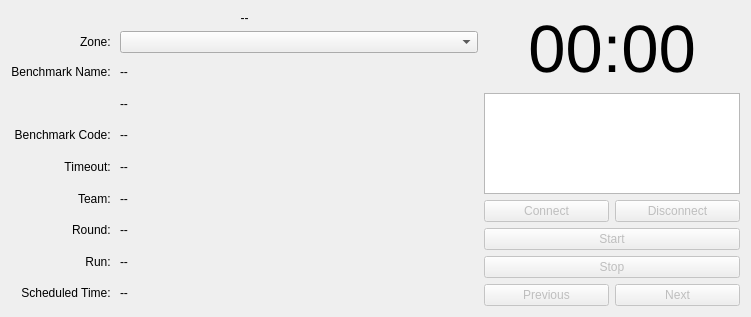
<?xml version="1.0" encoding="UTF-8"?>
<ui version="4.0">
 <class>BenchmarkControl</class>
 <widget class="QWidget" name="BenchmarkControl">
  <property name="geometry">
   <rect>
    <x>0</x>
    <y>0</y>
    <width>751</width>
    <height>317</height>
   </rect>
  </property>
  <property name="windowTitle">
   <string>Benchmark Control</string>
  </property>
  <layout class="QHBoxLayout" name="horizontalLayout">
   <item>
    <layout class="QVBoxLayout" name="verticalLayout" stretch="0,1">
     <item>
      <widget class="QLabel" name="clock">
       <property name="text">
        <string>--</string>
       </property>
       <property name="alignment">
        <set>Qt::AlignCenter</set>
       </property>
      </widget>
     </item>
     <item>
      <layout class="QGridLayout" name="gridLayout" columnstretch="0,1">
       <item row="3" column="0">
        <widget class="QLabel" name="label_3">
         <property name="sizePolicy">
          <sizepolicy hsizetype="Preferred" vsizetype="Preferred">
           <horstretch>0</horstretch>
           <verstretch>0</verstretch>
          </sizepolicy>
         </property>
         <property name="text">
          <string>Benchmark Name: </string>
         </property>
         <property name="alignment">
          <set>Qt::AlignRight|Qt::AlignTrailing|Qt::AlignVCenter</set>
         </property>
        </widget>
       </item>
       <item row="8" column="0">
        <widget class="QLabel" name="label_8">
         <property name="sizePolicy">
          <sizepolicy hsizetype="Preferred" vsizetype="Preferred">
           <horstretch>0</horstretch>
           <verstretch>0</verstretch>
          </sizepolicy>
         </property>
         <property name="text">
          <string>Round: </string>
         </property>
         <property name="alignment">
          <set>Qt::AlignRight|Qt::AlignTrailing|Qt::AlignVCenter</set>
         </property>
        </widget>
       </item>
       <item row="9" column="0">
        <widget class="QLabel" name="label_9">
         <property name="sizePolicy">
          <sizepolicy hsizetype="Preferred" vsizetype="Preferred">
           <horstretch>0</horstretch>
           <verstretch>0</verstretch>
          </sizepolicy>
         </property>
         <property name="text">
          <string>Run: </string>
         </property>
         <property name="alignment">
          <set>Qt::AlignRight|Qt::AlignTrailing|Qt::AlignVCenter</set>
         </property>
        </widget>
       </item>
       <item row="10" column="0">
        <widget class="QLabel" name="label_10">
         <property name="sizePolicy">
          <sizepolicy hsizetype="Preferred" vsizetype="Preferred">
           <horstretch>0</horstretch>
           <verstretch>0</verstretch>
          </sizepolicy>
         </property>
         <property name="text">
          <string>Scheduled Time: </string>
         </property>
         <property name="alignment">
          <set>Qt::AlignRight|Qt::AlignTrailing|Qt::AlignVCenter</set>
         </property>
        </widget>
       </item>
       <item row="6" column="0">
        <widget class="QLabel" name="label_6">
         <property name="sizePolicy">
          <sizepolicy hsizetype="Preferred" vsizetype="Preferred">
           <horstretch>0</horstretch>
           <verstretch>0</verstretch>
          </sizepolicy>
         </property>
         <property name="text">
          <string>Timeout: </string>
         </property>
         <property name="alignment">
          <set>Qt::AlignRight|Qt::AlignTrailing|Qt::AlignVCenter</set>
         </property>
        </widget>
       </item>
       <item row="4" column="0">
        <widget class="QLabel" name="label_4">
         <property name="sizePolicy">
          <sizepolicy hsizetype="Preferred" vsizetype="Preferred">
           <horstretch>0</horstretch>
           <verstretch>0</verstretch>
          </sizepolicy>
         </property>
         <property name="text">
          <string/>
         </property>
         <property name="alignment">
          <set>Qt::AlignRight|Qt::AlignTrailing|Qt::AlignVCenter</set>
         </property>
        </widget>
       </item>
       <item row="5" column="0">
        <widget class="QLabel" name="label_5">
         <property name="sizePolicy">
          <sizepolicy hsizetype="Preferred" vsizetype="Preferred">
           <horstretch>0</horstretch>
           <verstretch>0</verstretch>
          </sizepolicy>
         </property>
         <property name="text">
          <string>Benchmark Code: </string>
         </property>
         <property name="alignment">
          <set>Qt::AlignRight|Qt::AlignTrailing|Qt::AlignVCenter</set>
         </property>
        </widget>
       </item>
       <item row="7" column="0">
        <widget class="QLabel" name="label_7">
         <property name="sizePolicy">
          <sizepolicy hsizetype="Preferred" vsizetype="Preferred">
           <horstretch>0</horstretch>
           <verstretch>0</verstretch>
          </sizepolicy>
         </property>
         <property name="text">
          <string>Team: </string>
         </property>
         <property name="alignment">
          <set>Qt::AlignRight|Qt::AlignTrailing|Qt::AlignVCenter</set>
         </property>
        </widget>
       </item>
       <item row="3" column="1">
        <widget class="QLabel" name="name">
         <property name="text">
          <string>--</string>
         </property>
        </widget>
       </item>
       <item row="4" column="1">
        <widget class="QLabel" name="desc">
         <property name="text">
          <string>--</string>
         </property>
        </widget>
       </item>
       <item row="5" column="1">
        <widget class="QLabel" name="code">
         <property name="text">
          <string>--</string>
         </property>
        </widget>
       </item>
       <item row="6" column="1">
        <widget class="QLabel" name="timeout">
         <property name="text">
          <string>--</string>
         </property>
        </widget>
       </item>
       <item row="7" column="1">
        <widget class="QLabel" name="team">
         <property name="text">
          <string>--</string>
         </property>
        </widget>
       </item>
       <item row="8" column="1">
        <widget class="QLabel" name="round">
         <property name="text">
          <string>--</string>
         </property>
        </widget>
       </item>
       <item row="9" column="1">
        <widget class="QLabel" name="run">
         <property name="text">
          <string>--</string>
         </property>
        </widget>
       </item>
       <item row="10" column="1">
        <widget class="QLabel" name="sched">
         <property name="text">
          <string>--</string>
         </property>
        </widget>
       </item>
       <item row="2" column="0">
        <widget class="QLabel" name="label">
         <property name="text">
          <string>Zone: </string>
         </property>
         <property name="alignment">
          <set>Qt::AlignRight|Qt::AlignTrailing|Qt::AlignVCenter</set>
         </property>
        </widget>
       </item>
       <item row="2" column="1">
        <widget class="QComboBox" name="zone"/>
       </item>
      </layout>
     </item>
    </layout>
   </item>
   <item>
    <layout class="QVBoxLayout" name="verticalLayout_2" stretch="0,1,0,0,0,0">
     <item>
      <widget class="QLabel" name="timer">
       <property name="font">
        <font>
         <pointsize>50</pointsize>
        </font>
       </property>
       <property name="text">
        <string>00:00</string>
       </property>
       <property name="alignment">
        <set>Qt::AlignCenter</set>
       </property>
      </widget>
     </item>
     <item>
      <widget class="QPlainTextEdit" name="state">
       <property name="sizePolicy">
        <sizepolicy hsizetype="Preferred" vsizetype="Preferred">
         <horstretch>0</horstretch>
         <verstretch>0</verstretch>
        </sizepolicy>
       </property>
       <property name="readOnly">
        <bool>true</bool>
       </property>
      </widget>
     </item>
     <item>
      <layout class="QHBoxLayout" name="horizontalLayout_3">
       <item>
        <widget class="QPushButton" name="connect">
         <property name="enabled">
          <bool>false</bool>
         </property>
         <property name="sizePolicy">
          <sizepolicy hsizetype="Minimum" vsizetype="MinimumExpanding">
           <horstretch>0</horstretch>
           <verstretch>0</verstretch>
          </sizepolicy>
         </property>
         <property name="text">
          <string>Connect</string>
         </property>
        </widget>
       </item>
       <item>
        <widget class="QPushButton" name="disconnect">
         <property name="enabled">
          <bool>false</bool>
         </property>
         <property name="sizePolicy">
          <sizepolicy hsizetype="Minimum" vsizetype="MinimumExpanding">
           <horstretch>0</horstretch>
           <verstretch>0</verstretch>
          </sizepolicy>
         </property>
         <property name="text">
          <string>Disconnect</string>
         </property>
        </widget>
       </item>
      </layout>
     </item>
     <item>
      <widget class="QPushButton" name="start">
       <property name="enabled">
        <bool>false</bool>
       </property>
       <property name="sizePolicy">
        <sizepolicy hsizetype="Minimum" vsizetype="MinimumExpanding">
         <horstretch>0</horstretch>
         <verstretch>0</verstretch>
        </sizepolicy>
       </property>
       <property name="text">
        <string>Start</string>
       </property>
      </widget>
     </item>
     <item>
      <widget class="QPushButton" name="stop">
       <property name="enabled">
        <bool>false</bool>
       </property>
       <property name="sizePolicy">
        <sizepolicy hsizetype="Minimum" vsizetype="MinimumExpanding">
         <horstretch>0</horstretch>
         <verstretch>0</verstretch>
        </sizepolicy>
       </property>
       <property name="text">
        <string>Stop</string>
       </property>
      </widget>
     </item>
     <item>
      <layout class="QHBoxLayout" name="horizontalLayout_2">
       <item>
        <widget class="QPushButton" name="previous">
         <property name="enabled">
          <bool>false</bool>
         </property>
         <property name="text">
          <string>Previous</string>
         </property>
        </widget>
       </item>
       <item>
        <widget class="QPushButton" name="next">
         <property name="enabled">
          <bool>false</bool>
         </property>
         <property name="text">
          <string>Next</string>
         </property>
        </widget>
       </item>
      </layout>
     </item>
    </layout>
   </item>
  </layout>
 </widget>
 <resources/>
 <connections/>
</ui>
